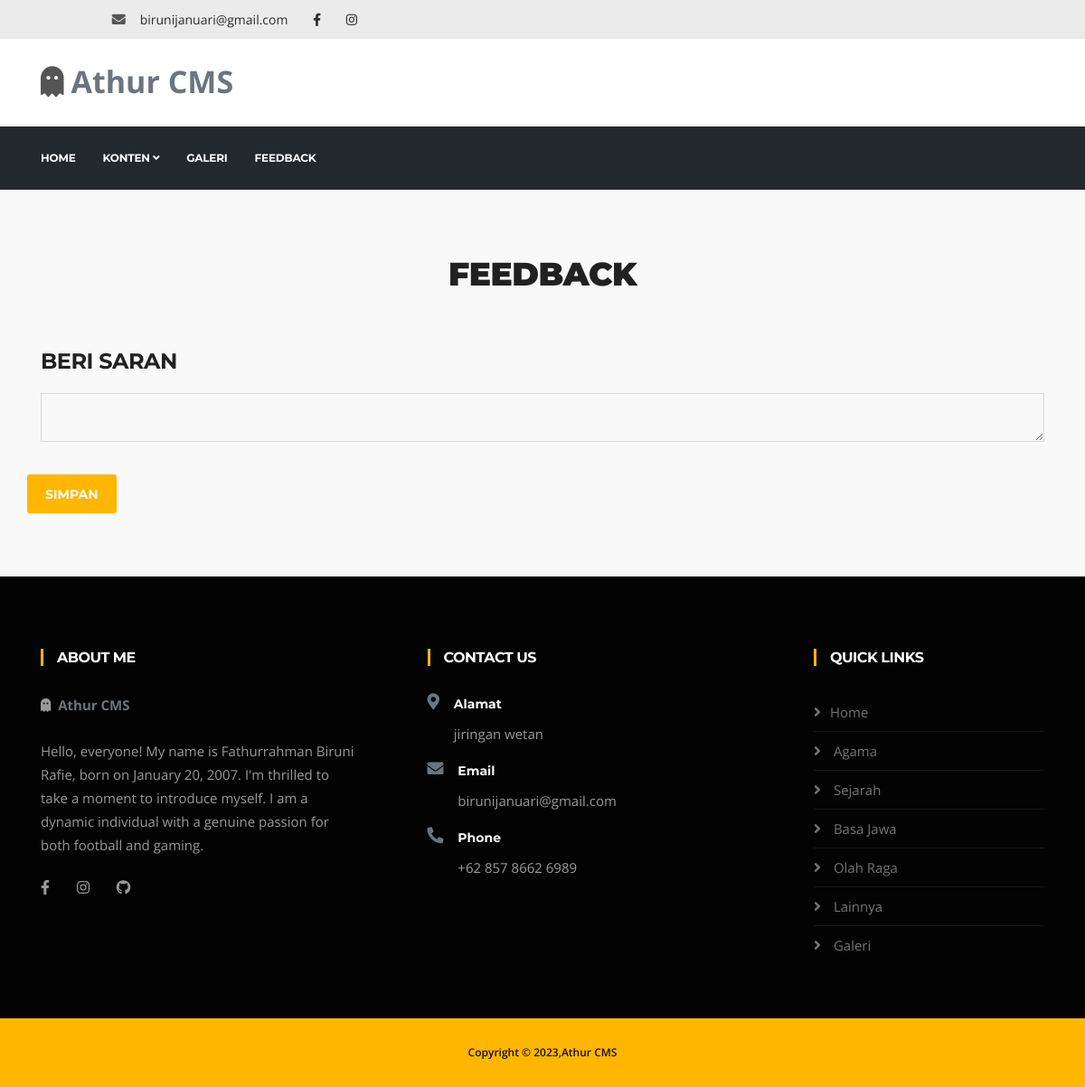
Page /index.php/home/feedback on the committed database.
### tables this page shows
CREATE TABLE `konfigurasi` (
  `id_konfigurasi` int(11) NOT NULL,
  `judul_website` varchar(200) NOT NULL,
  `profil_website` text NOT NULL,
  `instagram` varchar(100) NOT NULL,
  `facebook` varchar(100) NOT NULL,
  `email` varchar(100) NOT NULL,
  `alamat` varchar(150) NOT NULL,
  `no_wa` varchar(30) NOT NULL
);

CREATE TABLE `kategori` (
  `id_kategori` int(11) NOT NULL,
  `nama_kategori` varchar(200) NOT NULL
);

### application/controllers/Home.php (called while the page is built, shortened)
<?php
class Home extends CI_Controller {
	public function feedback()
	{
		$this->db->from('konfigurasi');
		$konfig = $this->db->get()->row();
		$this->db->from('kategori');
		$kategori = $this->db->get()->result_array();
		$data = array(
			'judul' => "Feedback | Rapi",
			'kategori' => $kategori,
			'konfig' => $konfig,
		);
		$this->load->view('feedback',$data);
	}
}

### index.php (called while the page is built, shortened)
<?php
require_once BASEPATH.'core/CodeIgniter.php';

### application/views/feedback.php (the view, shortened to what this page needs)
<!DOCTYPE html>
<html lang="en">
<head>
	<link rel="stylesheet" href="<?=base_url('assets/front/')?>plugins/bootstrap/bootstrap.min.css">
	<link rel="stylesheet" href="<?=base_url('assets/front/')?>plugins/fontawesome/css/all.min.css">
	<link rel="stylesheet" href="<?=base_url('assets/front/')?>plugins/animate-css/animate.css">
	<link rel="stylesheet" href="<?=base_url('assets/front/')?>plugins/slick/slick.css">
	<link rel="stylesheet" href="<?=base_url('assets/front/')?>plugins/slick/slick-theme.css">
	<link rel="stylesheet" href="<?=base_url('assets/front/')?>plugins/colorbox/colorbox.css">
	<link rel="stylesheet" href="<?=base_url('assets/front/')?>css/style.css">
</head>
<body>
	<div class="body-inner">
		<div id="top-bar" class="top-bar">
			<div class="container">
				<div class="row">
					<div class="col-lg-4 col-md-4 top-social text-center text-md-right">
						<ul class="list-unstyled">
							<li>
								<span class="social-icon"><i class="fa fa-envelope"></i></span>
								<a title="Email" href="https://<?=$konfig->email?>"><?=$konfig->email?></a>
							</li>
							<li>
								<a title="Facebook" href="https://<?=$konfig->facebook?>">
									<span class="social-icon"><i class="fab fa-facebook-f"></i></span>
								</a>
								<a title="Instagram" href="https://<?=$konfig->instagram?>">
									<span class="social-icon"><i class="fab fa-instagram"></i></span>
								</a>
							</li>
						</ul>
					</div>
				</div>
			</div>
		</div>
		<header id="header" class="header-one">
			<div class="bg-white">
				<div class="container">
					<div class="logo-area">
						<div class="row align-items-center">
							<div class="logo col-lg-3 text-center text-lg-left mb-3 mb-md-5 mb-lg-0">
								<i class='fa fa-ghost mr-2' style="font-size: 34px"></i><a class="text-secondary"
									style="font-size: 34px"
									href="<?=base_url();?>"><b><?= $konfig->judul_website;?></b></a>
							</div>
						</div>
					</div>
				</div>
			</div>
			<div class="site-navigation">
				<div class="container">
					<div class="row">
						<div class="col-lg-12">
							<nav class="navbar navbar-expand-lg navbar-dark p-0">
								<div id="navbar-collapse" class="collapse navbar-collapse">
									<ul class="nav navbar-nav mr-auto">
										<li class="nav-item">
											<a href="<?= base_url()?>" class="nav-link">Home</a>
										</li>
										<li class="nav-item dropdown">
											<a href="#" class="nav-link dropdown-toggle" data-toggle="dropdown">Konten
												<i class="fa fa-angle-down"></i></a>
										</li>
										<li class="nav-item">
											<a href="<?= base_url('home/galeri')?>" class="nav-link">Galeri</a>
										</li>
										<li class="nav-item">
											<a href="<?= base_url('home/feedback')?>" class="nav-link">Feedback</a>
										</li>
									</ul>
								</div>
							</nav>
						</div>
					</div>
				</div>
			</div>
		</header>
		<section id="project-area" class="project-area solid-bg">
			<div class="container">
				<div class="row text-center">
					<div class="col-lg-12">
						<h3 class="section-sub-title">Feedback</h3>
					</div>
				</div>
				<div class="comments-form border-box">
					<h3 class="title-normal">Beri Saran</h3>
					<form action="<?=base_url('home/addfeedback');?>" method="post">
						<div class="row">
							<div class="col-md-12">
								<div class="form-group">
									<textarea name="isi_saran" class="form-control"></textarea>
								</div>
							</div>
							<div class="clearfix">
                                <button type="submit" class="btn btn-primary">Simpan</button>
							</div>
					</form>
				</div>
			</div>
		</section>
		<footer id="footer" class="footer bg-overlay">
			<div class="footer-main">
				<div class="container">
					<div class="row justify-content-between">
						<div class="col-lg-4 col-md-6 footer-widget footer-about">
							<h3 class="widget-title">About me</h3>
							<div class="footer-logo">
								<i class='fa fa-ghost mr-2' style="font-size: 15px"></i><b class="text-secondary"
									style="font-size: 15px" href="<?=base_url();?>"><?= $konfig->judul_website;?></b>
							</div>
							<p><?=$konfig->profil_website?></p>
							<div class="footer-social">
								<ul>
									<li><a href="https://<?=$konfig->facebook?>" aria-label="Facebook"><i
												class="fab fa-facebook-f"></i></a></li>
									<li><a href="https://<?=$konfig->instagram?>" aria-label="Instagram"><i
												class="fab fa-instagram"></i></a></li>
									<li><a href="https://github.com/themefisher" aria-label="Github"><i
												class="fab fa-github"></i></a>
									</li>
								</ul>
							</div>
						</div>
						<div class="col-lg-4 col-md-6 footer-widget mt-5 mt-md-0">
							<h3 class="widget-title">Contact Us</h3>
							<div class="d-flex">
								<h4 class="fa fa-map-marker-alt text-secondary"></h4>
								<div class="pl-3">
									<h5 class="text-white">Alamat</h5>
									<p><?=$konfig->alamat?></p>
								</div>
							</div>
							<div class="d-flex">
								<h4 class="fa fa-envelope text-secondary"></h4>
								<div class="pl-3">
									<h5 class="text-white">Email</h5>
									<p><?=$konfig->email?></p>
								</div>
							</div>
							<div class="d-flex">
								<h4 class="fa fa-phone-alt text-secondary"></h4>
								<div class="pl-3">
									<h5 class="text-white">Phone</h5>
									<p><?=$konfig->no_wa?></p>
								</div>
							</div>
						</div>
						<div class="col-lg-3 col-md-6 mt-5 mt-lg-0 footer-widget">
							<h3 class="widget-title">Quick Links</h3>
							<ul class="list-arrow">
								<li><a href="<?=base_url();?>">Home</a></li>
								<?php foreach ($kategori as $kateg){?>
								<li>
									<a
										href="<?= base_url('home/kategori/'.$kateg['id_kategori'])?>"><?= $kateg['nama_kategori']?></a>
								</li>
								<?php }?>
								<li>
									<a href="<?= base_url('home/galeri')?>">Galeri</a>
								</li>
							</ul>
						</div>
					</div>
				</div>
			</div>
			<div class="copyright">
				<div class="container">
					<div class="row align-items-center">
						<div class="col-md-12">
							<div class="copyright-info text-center">
								<span>Copyright &copy; ,<?=$konfig->judul_website?>
								</span>
							</div>
						</div>
					</div>
				</div>
		</footer>
	</div>
</body>
</html>

### rows in the picture
konfigurasi: email "birunijanuari@gmail.com", judul_website "Athur CMS", profil_website "Hello, everyone! My name is Fathurrahman Biruni Rafie, born on January 20, 2007. I'm thrilled to take a moment to introduce myself. I am a dynamic individual with a genuine passion for both football and gaming.", alamat "jiringan wetan", no_wa "+62 857 8662 6989"
kategori: nama_kategori "Agama"
kategori: nama_kategori "Sejarah"
kategori: nama_kategori "Basa Jawa"
kategori: nama_kategori "Olah Raga"
kategori: nama_kategori "Lainnya"
